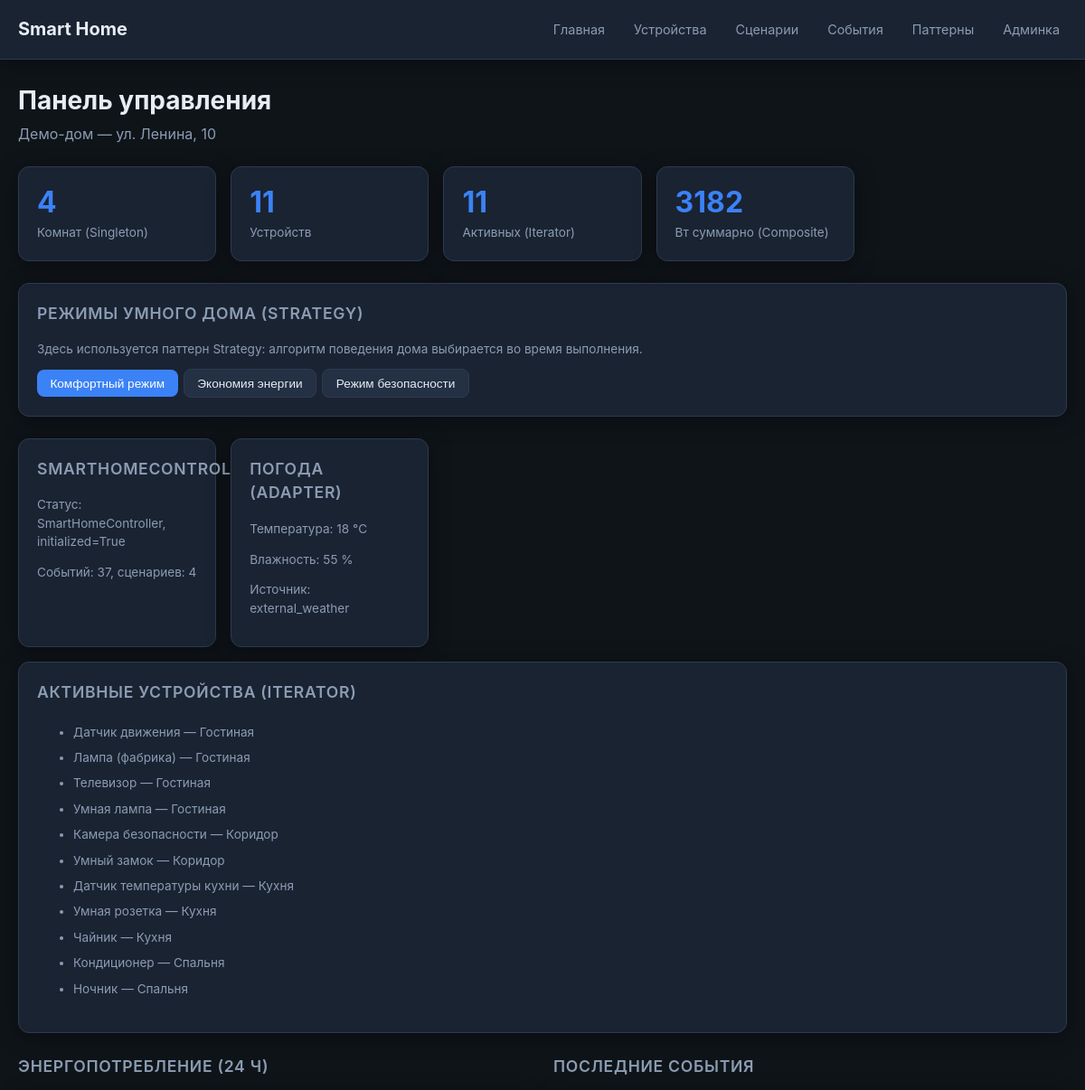
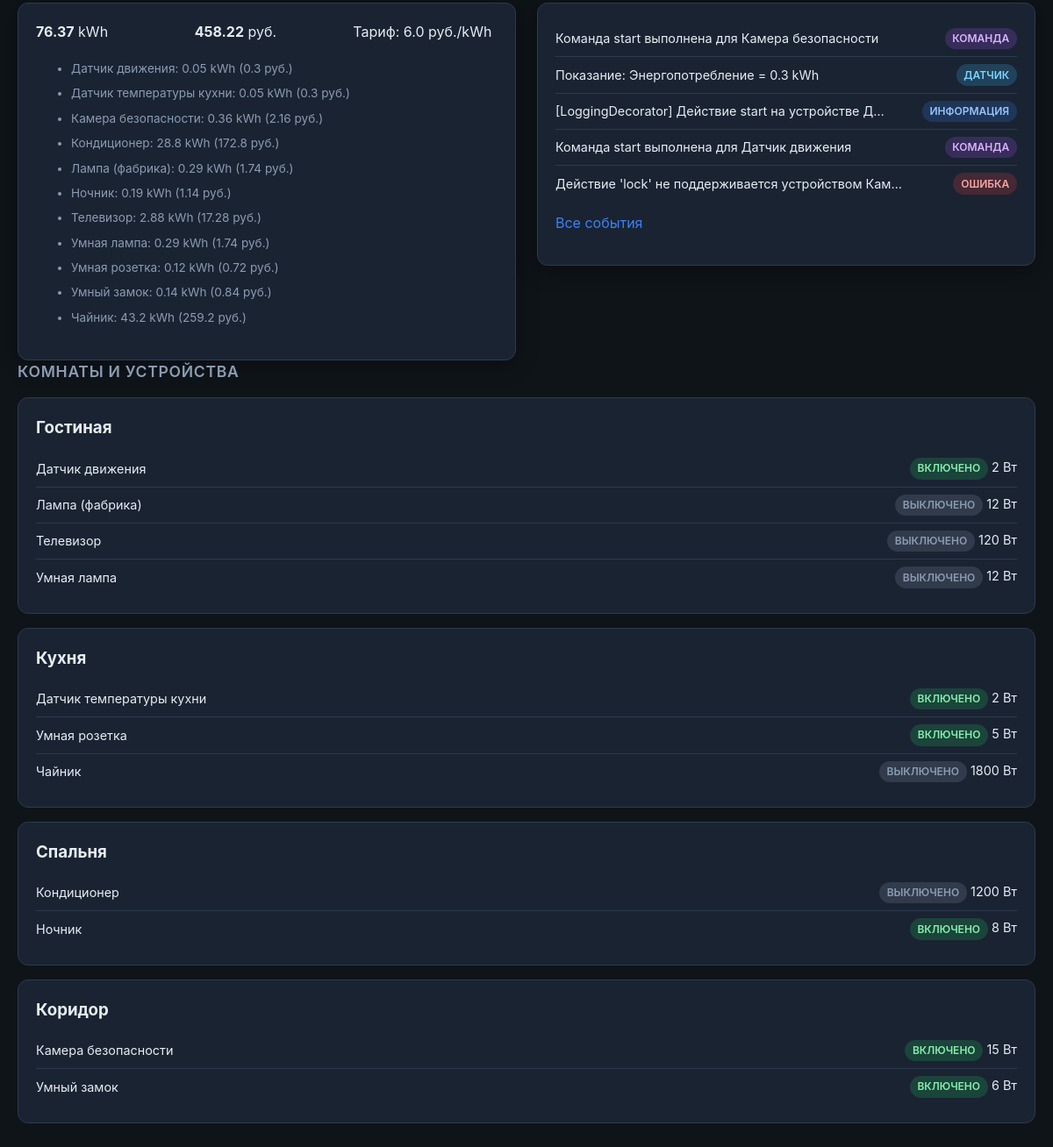
The page / on the database its author committed (2 pictures, top to bottom).
### core/models.py (models this page shows, shortened)
class Home(models.Model):
    name = models.CharField(max_length=100)
    address = models.CharField(max_length=255, blank=True)
    created_at = models.DateTimeField(auto_now_add=True)
    class Meta:
        verbose_name = "Дом"
        verbose_name_plural = "Дома"
        ordering = ["name"]

class Device(models.Model):
    class DeviceType(models.TextChoices):
        LIGHT = "light", "Освещение"
        CLIMATE = "climate", "Климат"
        SECURITY = "security", "Безопасность"
        KITCHEN = "kitchen", "Кухня"
        SENSOR = "sensor", "Датчик"
        MEDIA = "media", "Медиа"
        OTHER = "other", "Другое"
    class Status(models.TextChoices):
        OFF = "off", "Выключено"
        ON = "on", "Включено"
        ERROR = "error", "Ошибка"
        MAINTENANCE = "maintenance", "Обслуживание"
    room = models.ForeignKey(
        Room,
        related_name="devices",
        on_delete=models.CASCADE,
    )
    name = models.CharField(max_length=100)
    device_type = models.CharField(
        max_length=20,
        choices=DeviceType.choices,
        default=DeviceType.OTHER,
    )
    status = models.CharField(
        max_length=20,
        choices=Status.choices,
        default=Status.OFF,
    )
    value = models.CharField(max_length=100, blank=True, default="")
    power_watts = models.PositiveIntegerField(default=0)
    is_active = models.BooleanField(default=True)
    created_at = models.DateTimeField(auto_now_add=True)
    updated_at = models.DateTimeField(auto_now=True)
    class Meta:
        verbose_name = "Устройство"
        verbose_name_plural = "Устройства"
        ordering = ["room", "name"]

class Room(models.Model):
    home = models.ForeignKey(
        Home,
        related_name="rooms",
        on_delete=models.CASCADE,
    )
    name = models.CharField(max_length=100)
    floor = models.IntegerField(default=1)
    class Meta:
        verbose_name = "Комната"
        verbose_name_plural = "Комнаты"
        ordering = ["home", "floor", "name"]

class EventLog(models.Model):
    class EventType(models.TextChoices):
        INFO = "info", "Информация"
        COMMAND = "command", "Команда"
        WARNING = "warning", "Предупреждение"
        ERROR = "error", "Ошибка"
        SCENARIO = "scenario", "Сценарий"
        SENSOR = "sensor", "Датчик"
    home = models.ForeignKey(
        Home,
        related_name="events",
        on_delete=models.CASCADE,
    )
    device = models.ForeignKey(
        Device,
        related_name="events",
        on_delete=models.SET_NULL,
        null=True,
        blank=True,
    )
    event_type = models.CharField(
        max_length=20,
        choices=EventType.choices,
        default=EventType.INFO,
    )
    message = models.TextField()
    created_at = models.DateTimeField(auto_now_add=True)
    class Meta:
        verbose_name = "Событие"
        verbose_name_plural = "Журнал событий"
        ordering = ["-created_at"]

### core/views.py (the view)
# urls.py: path("", views.dashboard_view, name="dashboard"),
def dashboard_view(request):
    home = _get_demo_home()
    context = {"home": home, "no_data": home is None}
    if home:
        controller = SmartHomeController()
        home_composite = build_home_composite(home)
        active_devices = get_active_devices(home)
        environment = WeatherServiceAdapter(ExternalWeatherService()).get_environment()
        context.update(
            {
                "controller_summary": controller.get_home_summary(home),
                "controller_status": controller.get_status(),
                "rooms_count": Room.objects.filter(home=home).count(),
                "devices_count": Device.objects.filter(room__home=home).count(),
                "active_devices_count": len(active_devices),
                "scenarios_count": Scenario.objects.filter(home=home).count(),
                "recent_events": EventLog.objects.filter(home=home)[:5],
                "energy_report": calculate_home_energy_report(home, hours=24),
                "rooms": Room.objects.filter(home=home).prefetch_related("devices"),
                "total_power_watts": home_composite.get_power_usage(),
                "active_devices": active_devices,
                "environment": environment,
            }
        )
    return render(request, "core/dashboard.html", context)

### core/services/adapters.py (called while the page is built)
    def get_weather_data(self) -> dict[str, Any]:
        return {
            "temp_c": 18,
            "humidity_percent": 55,
            "condition": "cloudy",
        }

    def get_environment(self) -> dict[str, Any]:
        data = self._weather_service.get_weather_data()
        return {
            "temperature": data["temp_c"],
            "humidity": data["humidity_percent"],
            "source": "external_weather",
        }

### core/services/composite.py (called while the page is built)
def build_home_composite(home: Home) -> HomeComposite:
    room_composites: list[RoomComposite] = []
    for room in Room.objects.filter(home=home).prefetch_related("devices"):
        device_leaves = [DeviceLeaf(device) for device in room.devices.all()]
        room_composites.append(RoomComposite(room, device_leaves))
    return HomeComposite(home, room_composites)

    def get_power_usage(self) -> int:
        return self.device.power_watts

    def get_power_usage(self) -> int:
        return sum(child.get_power_usage() for child in self._children)

    def get_power_usage(self) -> int:
        return sum(child.get_power_usage() for child in self._children)

### core/services/controller.py (called while the page is built)
    def __new__(cls) -> SmartHomeController:
        if cls._instance is None:
            instance = super().__new__(cls)
            instance.initialized = True
            cls._instance = instance
        return cls._instance

    def get_status(self) -> dict[str, Any]:
        return {
            "controller": "SmartHomeController",
            "initialized": self.initialized,
        }

    def get_home_summary(self, home: Home) -> dict[str, int]:
        return {
            "home": home.name,
            "rooms": Room.objects.filter(home=home).count(),
            "devices": Device.objects.filter(room__home=home).count(),
            "scenarios": Scenario.objects.filter(home=home).count(),
            "events": EventLog.objects.filter(home=home).count(),
        }

### core/services/energy.py (called while the page is built)
def calculate_device_energy_kwh(device: Device, hours: float) -> float:
    return round(device.power_watts * hours / 1000, 2)

def calculate_device_energy_cost(
    device: Device,
    hours: float,
    tariff: float,
) -> float:
    kwh = calculate_device_energy_kwh(device, hours)
    return round(kwh * tariff, 2)

### core/services/iterators.py (called while the page is built)
def get_active_devices(home: Home) -> list[Device]:
    devices = Device.objects.filter(room__home=home).order_by("room__name", "name")
    iterator = ActiveDeviceIterator(devices)
    return list(iterator)

    def __iter__(self) -> DeviceIterator:
        return self

### core/templates/core/dashboard.html (shortened to what this page needs)
{% extends "core/base.html" %}
{% block content %}
<h1 class="page-title">Панель управления</h1>
{% if no_data %}
<div class="alert">
  Демо-данные не найдены. Запустите:
  <code>python manage.py seed_smart_home</code>
</div>
{% else %}
<p class="page-subtitle">{{ home.name }}{% if home.address %} — {{ home.address }}{% endif %}</p>
<div class="card-grid">
  <div class="card card-stat">
    <div class="stat-value">{{ controller_summary.rooms }}</div>
    <div class="stat-label">Комнат (Singleton)</div>
  </div>
  <div class="card card-stat">
    <div class="stat-value">{{ controller_summary.devices }}</div>
    <div class="stat-label">Устройств</div>
  </div>
  <div class="card card-stat">
    <div class="stat-value">{{ active_devices_count }}</div>
    <div class="stat-label">Активных (Iterator)</div>
  </div>
  <div class="card card-stat">
    <div class="stat-value">{{ total_power_watts }}</div>
    <div class="stat-label">Вт суммарно (Composite)</div>
  </div>
</div>
<section class="card strategy-block">
  <h2 class="section-title">Режимы умного дома (Strategy)</h2>
  <p class="device-meta">
    Здесь используется паттерн Strategy: алгоритм поведения дома выбирается во время выполнения.
  </p>
  <div class="btn-group">
    <form method="post" action="{% url 'apply_strategy' 'comfort' %}" class="inline-form">
      <button type="submit" class="btn btn-primary">Комфортный режим</button>
    </form>
    <form method="post" action="{% url 'apply_strategy' 'economy' %}" class="inline-form">
      <button type="submit" class="btn btn-secondary">Экономия энергии</button>
    </form>
    <form method="post" action="{% url 'apply_strategy' 'security' %}" class="inline-form">
      <button type="submit" class="btn btn-secondary">Режим безопасности</button>
    </form>
  </div>
</section>
<div class="card-grid">
  <div class="card">
    <h3 class="section-title">SmartHomeController</h3>
    <p class="device-meta">Статус: {{ controller_status.controller }}, initialized={{ controller_status.initialized }}</p>
    <p class="device-meta">Событий: {{ controller_summary.events }}, сценариев: {{ controller_summary.scenarios }}</p>
  </div>
  <div class="card">
    <h3 class="section-title">Погода (Adapter)</h3>
    <p class="device-meta">Температура: {{ environment.temperature }} °C</p>
    <p class="device-meta">Влажность: {{ environment.humidity }} %</p>
    <p class="device-meta">Источник: {{ environment.source }}</p>
  </div>
  <div class="card card-wide">
    <h3 class="section-title">Активные устройства (Iterator)</h3>
    {% if active_devices %}
    <ul class="energy-devices">
      {% for device in active_devices %}
      <li>{{ device.name }} — {{ device.room.name }}</li>
      {% endfor %}
    </ul>
    {% else %}
    <p class="device-meta">Нет активных устройств</p>
    {% endif %}
  </div>
</div>
<div class="two-columns">
  <section>
    <h2 class="section-title">Энергопотребление (24 ч)</h2>
    <div class="card">
      <div class="energy-summary">
        <div><strong>{{ energy_report.total_kwh }}</strong> kWh</div>
        <div><strong>{{ energy_report.total_cost }}</strong> руб.</div>
        <div>Тариф: {{ energy_report.tariff }} руб./kWh</div>
      </div>
      <ul class="energy-devices">
        {% for item in energy_report.devices %}
        <li>{{ item.name }}: {{ item.kwh }} kWh ({{ item.cost }} руб.)</li>
        {% endfor %}
      </ul>
    </div>
  </section>
  <section>
    <h2 class="section-title">Последние события</h2>
    <div class="card">
      {% if recent_events %}
      <ul class="device-list-compact">
        {% for event in recent_events %}
        <li>
          <span>{{ event.message|truncatechars:50 }}</span>
          <span class="badge badge-{{ event.event_type }}">{{ event.get_event_type_display }}</span>
        </li>
        {% endfor %}
      </ul>
      <p style="margin-top:0.75rem"><a href="{% url 'events' %}">Все события</a></p>
      {% else %}
      <p class="page-subtitle">Событий пока нет.</p>
      {% endif %}
    </div>
  </section>
</div>
<h2 class="section-title">Комнаты и устройства</h2>
{% for room in rooms %}
<div class="room-block">
  <h3>{{ room.name }}</h3>
  {% if room.devices.all %}
  <ul class="device-list-compact">
    {% for device in room.devices.all %}
    <li>
      <span>{{ device.name }}</span>
      <span>
        <span class="badge badge-{{ device.status }}">{{ device.get_status_display }}</span>
        {{ device.power_watts }} Вт
      </span>
    </li>
    {% endfor %}
  </ul>
  {% else %}
  <p class="page-subtitle">Нет устройств</p>
  {% endif %}
</div>
{% endfor %}
{% endif %}
{% endblock %}

### core/static/core/styles.css (style rules this page uses)
:root { --bg: #0f1419; --bg-card: #1a2332; --bg-hover: #243044; --border: #2d3a4f; --text: #e6edf3; --text-muted: #8b9cb3; --accent: #3b82f6; --accent-hover: #2563eb; --success: #22c55e; --error: #ef4444; --warning: #f59e0b; --radius: 12px; --shadow: 0 4px 24px rgba(0, 0, 0, 0.35); }
* { box-sizing: border-box; }
body { margin: 0; font-family: -apple-system, BlinkMacSystemFont, "Segoe UI", Roboto, sans-serif; background: var(--bg); color: var(--text); line-height: 1.5; min-height: 100vh; }
a { color: var(--accent); text-decoration: none; }
.page-title { font-size: 1.75rem; font-weight: 700; margin: 0 0 0.25rem; }
.page-subtitle { color: var(--text-muted); margin: 0 0 1.5rem; }
.section-title { font-size: 1.1rem; font-weight: 600; margin: 0 0 1rem; color: var(--text-muted); text-transform: uppercase; letter-spacing: 0.04em; }
.card-grid { display: grid; grid-template-columns: repeat(auto-fill, minmax(200px, 1fr)); gap: 1rem; margin-bottom: 1.5rem; }
.card { background: var(--bg-card); border: 1px solid var(--border); border-radius: var(--radius); padding: 1.25rem; box-shadow: var(--shadow); }
.card-stat .stat-value { font-size: 2rem; font-weight: 700; color: var(--accent); line-height: 1.2; }
.card-stat .stat-label { font-size: 0.85rem; color: var(--text-muted); margin-top: 0.25rem; }
.card-wide { grid-column: 1 / -1; }
.badge { display: inline-block; padding: 0.2rem 0.55rem; font-size: 0.75rem; font-weight: 600; border-radius: 999px; text-transform: uppercase; }
.badge-on { background: rgba(34, 197, 94, 0.2); color: #86efac; }
.badge-off { background: rgba(139, 156, 179, 0.2); color: var(--text-muted); }
.badge-error { background: rgba(239, 68, 68, 0.2); color: #fca5a5; }
.badge-info { background: rgba(59, 130, 246, 0.2); color: #93c5fd; }
.badge-command { background: rgba(168, 85, 247, 0.2); color: #d8b4fe; }
.badge-sensor { background: rgba(56, 189, 248, 0.2); color: #7dd3fc; }
.btn { display: inline-block; padding: 0.45rem 0.9rem; font-size: 0.85rem; font-weight: 500; border: none; border-radius: 8px; cursor: pointer; text-decoration: none; transition: background 0.15s; }
.btn-primary { background: var(--accent); color: #fff; }
.btn-secondary { background: var(--bg-hover); color: var(--text); border: 1px solid var(--border); }
.btn-group { display: flex; flex-wrap: wrap; gap: 0.4rem; margin-top: 0.75rem; }
.device-meta { font-size: 0.85rem; color: var(--text-muted); margin-bottom: 0.75rem; }
.inline-form { display: inline-flex; align-items: center; gap: 0.35rem; }
.room-block { background: var(--bg-card); border: 1px solid var(--border); border-radius: var(--radius); padding: 1.25rem; margin-bottom: 1rem; }
.room-block h3 { margin: 0 0 0.75rem; }
.device-list-compact { list-style: none; padding: 0; margin: 0; }
.device-list-compact li { display: flex; justify-content: space-between; align-items: center; padding: 0.5rem 0; border-bottom: 1px solid var(--border); font-size: 0.9rem; }
.device-list-compact li:last-child { border-bottom: none; }
.energy-summary { display: grid; grid-template-columns: repeat(auto-fit, minmax(140px, 1fr)); gap: 1rem; margin-bottom: 1rem; }
.energy-devices { font-size: 0.85rem; color: var(--text-muted); }
.energy-devices li { padding: 0.25rem 0; }
.two-columns { display: grid; grid-template-columns: 1fr 1fr; gap: 1.5rem; }
.strategy-block { margin-bottom: 1.5rem; }

### rows shown on the page
Home: name "Демо-дом", address "ул. Ленина, 10"
Device: name "Датчик движения", room.name "Гостиная", name "Датчик движения", status "ВКЛЮЧЕНО", power_watts "2"
Device: name "Лампа (фабрика)", room.name "Гостиная", name "Лампа (фабрика)", status "ВЫКЛЮЧЕНО", power_watts "12"
Device: name "Телевизор", room.name "Гостиная", name "Телевизор", status "ВЫКЛЮЧЕНО", power_watts "120"
Device: name "Умная лампа", room.name "Гостиная", name "Умная лампа", status "ВЫКЛЮЧЕНО", power_watts "12"
Device: name "Камера безопасности", room.name "Коридор", name "Камера безопасности", status "ВКЛЮЧЕНО", power_watts "15"
Device: name "Умный замок", room.name "Коридор", name "Умный замок", status "ВКЛЮЧЕНО", power_watts "6"
Device: name "Датчик температуры кухни", room.name "Кухня", name "Датчик температуры кухни", status "ВКЛЮЧЕНО", power_watts "2"
Device: name "Умная розетка", room.name "Кухня", name "Умная розетка", status "ВКЛЮЧЕНО", power_watts "5"
Device: name "Чайник", room.name "Кухня", name "Чайник", status "ВЫКЛЮЧЕНО", power_watts "1800"
Device: name "Кондиционер", room.name "Спальня", name "Кондиционер", status "ВЫКЛЮЧЕНО", power_watts "1200"
Device: name "Ночник", room.name "Спальня", name "Ночник", status "ВКЛЮЧЕНО", power_watts "8"
EventLog: message "Команда start выполнена для Камера безопасности", event_type "КОМАНДА"
EventLog: message "Показание: Энергопотребление = 0.3 kWh", event_type "ДАТЧИК"
EventLog: message "[LoggingDecorator] Действие start на устройстве Д…", event_type "ИНФОРМАЦИЯ"
EventLog: message "Команда start выполнена для Датчик движения", event_type "КОМАНДА"
EventLog: message "Действие 'lock' не поддерживается устройством Кам…", event_type "ОШИБКА"
Room: name "Гостиная"
Room: name "Кухня"
Room: name "Спальня"
Room: name "Коридор"

### other values the page prints
{{ controller_summary.rooms }} "4"
{{ controller_summary.devices }} "11"
{{ active_devices_count }} "11"
{{ total_power_watts }} "3182"
{{ controller_status.controller }} "SmartHomeController"
{{ controller_status.initialized }} "True"
{{ controller_summary.events }} "37"
{{ controller_summary.scenarios }} "4"
{{ environment.temperature }} "18"
{{ environment.humidity }} "55"
{{ environment.source }} "external_weather"
{{ energy_report.total_kwh }} "76.37"
{{ energy_report.total_cost }} "458.22"
{{ energy_report.tariff }} "6.0"
{{ item.kwh }} "0.05" "0.05" "0.36" "28.8" "0.29" "0.19" "2.88" "0.29" "0.12" "0.14" "43.2"
